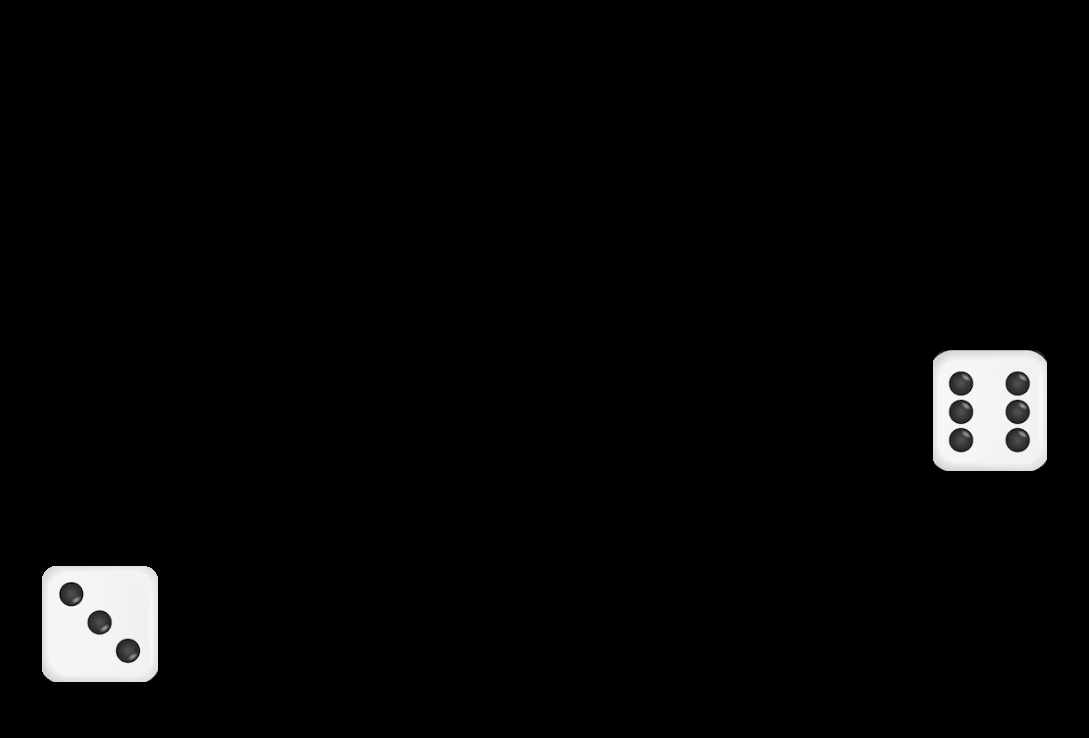
%> input picture 3- Image Segmentation and Morphology/image6.png, 1089 x 738 px
$ octave A3_2385268.m   (GNU Octave 9; MATLAB toolbox functions it lacks are replaced by stand-ins)
%> lines starting %> are read from the running program, lines starting %| are printed output that depends on the picture; in (x1, y1, x2, y2) boxes, pixels count from 0 and x2, y2 are one past the last pixel; in counts of white or black regions, pixels touching at a corner belong together; the program's own positions count from 1
inputImage = imread("image6.png");
%> inputImage is the input picture: size 738x1089x3 uint8; min 0, max 251, mean 7.1

segmentationOut = segmentation(inputImage);

calculatedNumbers = countNumber(segmentationOut);

function segmentationOut = segmentation(inputImage)
    % Grayscale conversion
    grayImage = im2gray(inputImage);
    figure

    % Displaying the grayscale version of the image
    subplot(1,2,1);
    imshow(grayImage);
    title('Grayscaled Image')

    % Grayscale to binary image
    binaryImage = im2bw(grayImage);
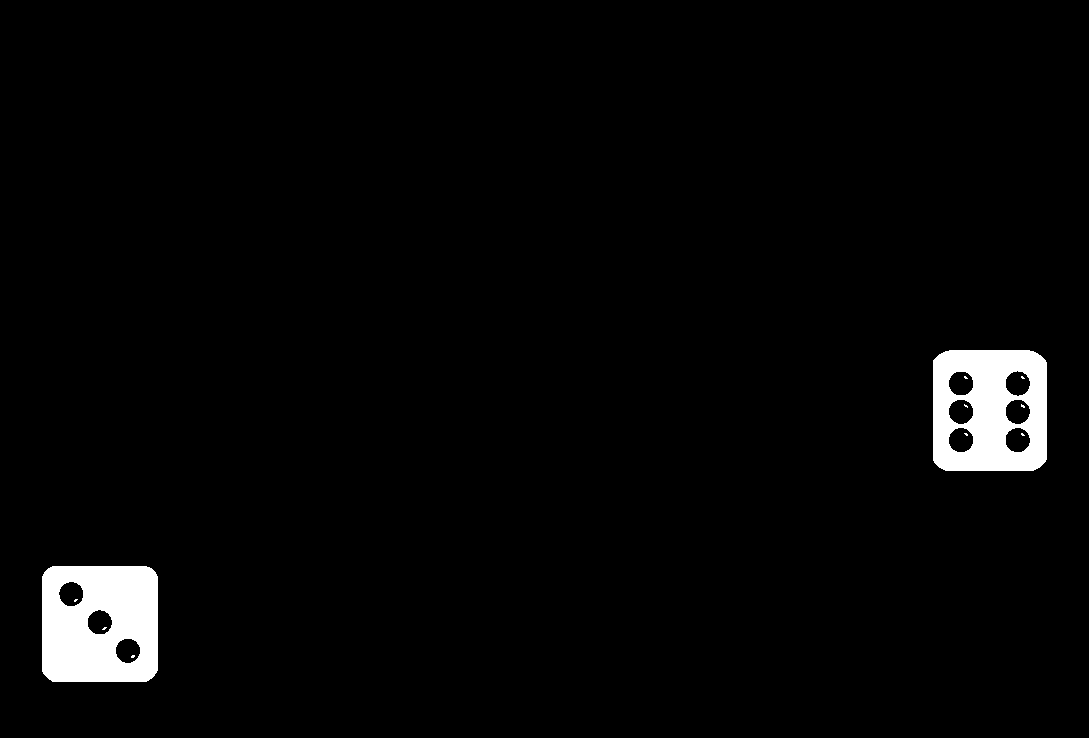
%> binaryImage: size 738x1089 logical; 2.8% white; 11 white regions (9 under 20 px)

    % Display binary image
    subplot(1,2,2);
    imshow(binaryImage);
    title('Binary Image');
    segmentationOut = binaryImage;
end

function calculatedNumbers = countNumber(segmentationOut)
    % We know that the die are squares. If we take the root of the area,
    % we get the length of one side of it. We can use this information to
    % extract the die from the segmented image.
    rp = regionprops(segmentationOut);
%> rp = 11 regions; largest, box (x1, y1, x2, y2), Area and Centroid: (42, 566, 158, 682) 11911 [100.5 624.6], (933, 350, 1047, 471) 10791 [990.5 410.8], (131, 655, 135, 658) 10 [133.5 657], (1021, 404, 1025, 408) 10 [1023.4 406.7], (102, 627, 107, 630) 9 [105 629]
    dieInfo = [rp.Area] > 5000;
%> dieInfo = [true false false false true false false false false false false]
    rp = rp(dieInfo);
%> rp = 2 regions; box (x1, y1, x2, y2), Area and Centroid: (42, 566, 158, 682) 11911 [100.5 624.6], (933, 350, 1047, 471) 10791 [990.5 410.8]

    figure
    % I assume that there will be 2 die in the image for all cases
    for k=1:2
%> this loop made 2 passes; what is shown inside it comes from the first
        diceLength = round(sqrt(rp(k).Area));
%> diceLength = 109
        xStartPos = round(rp(k).Centroid(1) - diceLength/2);
%> xStartPos = 46
        xEndPos = round(rp(k).Centroid(1) + diceLength/2);
%> xEndPos = 155
        yStartPos = round(rp(k).Centroid(2) - diceLength/2);
%> yStartPos = 570
        yEndPos = round(rp(k).Centroid(2) + diceLength/2);
%> yEndPos = 679

        dice = segmentationOut(yStartPos:yEndPos,xStartPos:xEndPos);
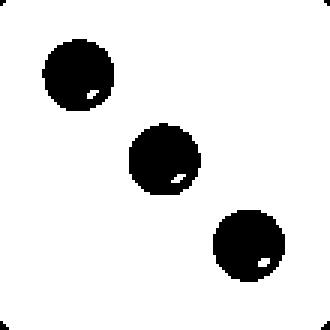
%> dice: size 110x110 logical (shown 3 times larger); 88.8% white; 7 black regions (4 under 20 px), largest, box (x1, y1, x2, y2) and area: (71, 70, 95, 94) 445, (43, 41, 67, 65) 444, (14, 13, 38, 37) 443

        %The lines below are specifically for cleaning out the dice image
        %So that only the dots on the dice are remaining.
        dice = DilateImage(dice);
        dice = ErodeImage(dice);
        dice = imcomplement(dice);
        dice = imclearborder(dice);
        calculatedNumbers(k) = numel(regionprops(dice));

        subplot(1,2,k)
        imshow(dice);
        title(calculatedNumbers(k));
    end
end

function erodedImage = ErodeImage(binaryImage)
    se = strel('disk', 5);
    erodedImage = imerode(binaryImage, se);
end

function dilatedImage = DilateImage(binaryImage)
    se = strel('disk', 5);
    dilatedImage = imdilate(binaryImage, se);
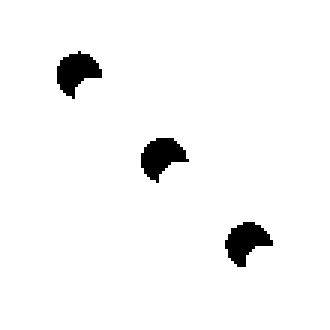
%> dilatedImage: size 110x110 logical (shown 3 times larger); 96.6% white; 3 black regions, box (x1, y1, x2, y2) and area: (47, 46, 63, 61) 139, (19, 17, 34, 33) 138, (75, 74, 91, 89) 138
%> in ErodeImage, `erodedImage = imerode(binaryImage, se);`:
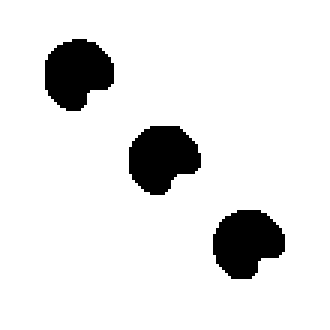
%> erodedImage: size 110x110 logical (shown 3 times larger); 90% white; 3 black regions, box (x1, y1, x2, y2) and area: (15, 13, 38, 37) 404, (71, 70, 95, 93) 404, (43, 42, 67, 65) 403
%> `calculatedNumbers = countNumber(segmentationOut);`:
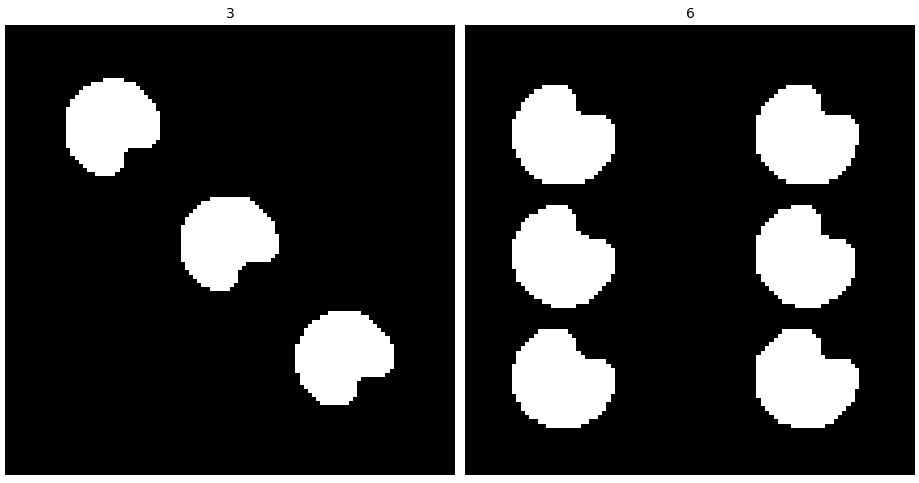
%> figure redrawn from the program's plot data, 2 panels
%> `calculatedNumbers = countNumber(segmentationOut);`: calculatedNumbers = [3 6]
end

$ run again, with 3- Image Segmentation and Morphology/image1.png copied over 3- Image Segmentation and Morphology/image6.png
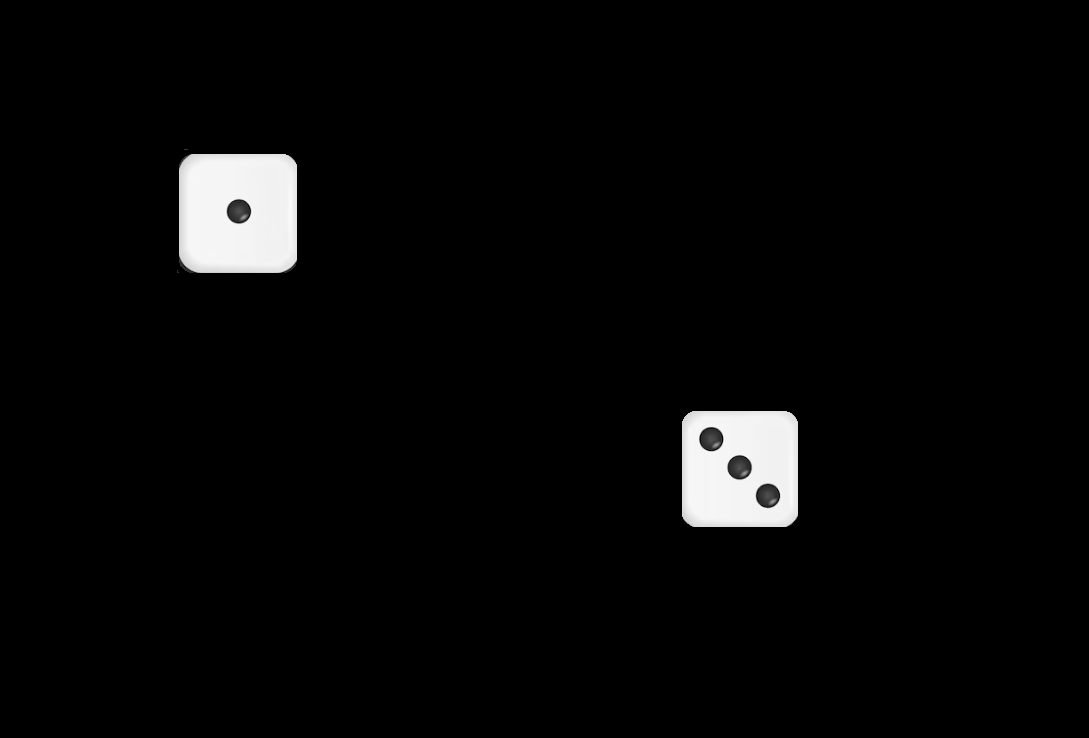
%> input picture 3- Image Segmentation and Morphology/image1.png, 1089 x 738 px
%> inputImage is the input picture: size 738x1089x3 uint8; min 0, max 252, mean 7.7
%> in segmentation, `binaryImage = im2bw(grayImage);`:
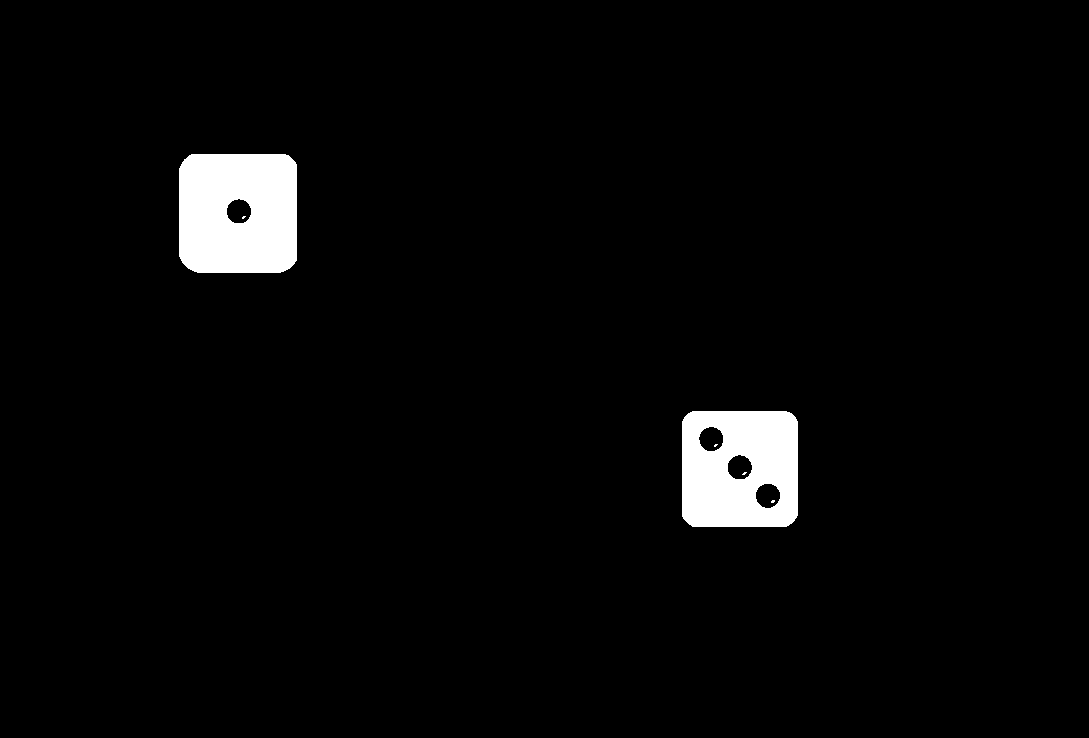
%> binaryImage: size 738x1089 logical; 3.1% white; 6 white regions (4 under 20 px)
%> in countNumber, `rp = regionprops(segmentationOut);`: rp = 6 regions; box (x1, y1, x2, y2), Area and Centroid: (179, 154, 297, 273) 13279 [238.7 213.8], (682, 411, 798, 527) 11911 [740.5 469.6], (771, 500, 775, 503) 10 [773.5 502], (742, 472, 747, 475) 9 [745 474], (242, 216, 246, 219) 8 [244.2 217.9], (714, 444, 718, 447) 8 [716.2 445.9]
%> dieInfo = [true false true false false false]
%> in countNumber, `rp = rp(dieInfo);`: rp = 2 regions; box (x1, y1, x2, y2), Area and Centroid: (179, 154, 297, 273) 13279 [238.7 213.8], (682, 411, 798, 527) 11911 [740.5 469.6]
%> diceLength = 115
%> xStartPos = 181
%> xEndPos = 296
%> yStartPos = 156
%> yEndPos = 271
%> dilatedImage: size 116x116 logical; 98.8% white; 5 black regions (4 under 20 px), largest, box (x1, y1, x2, y2) and area: (51, 49, 67, 64) 143
%> erodedImage: size 116x116 logical; 96% white; 5 black regions, box (x1, y1, x2, y2) and area: (47, 45, 71, 68) 411, (0, 108, 8, 116) 49, (0, 0, 6, 6) 30, (110, 110, 116, 116) 30, (111, 0, 116, 5) 22
%> `calculatedNumbers = countNumber(segmentationOut);`:
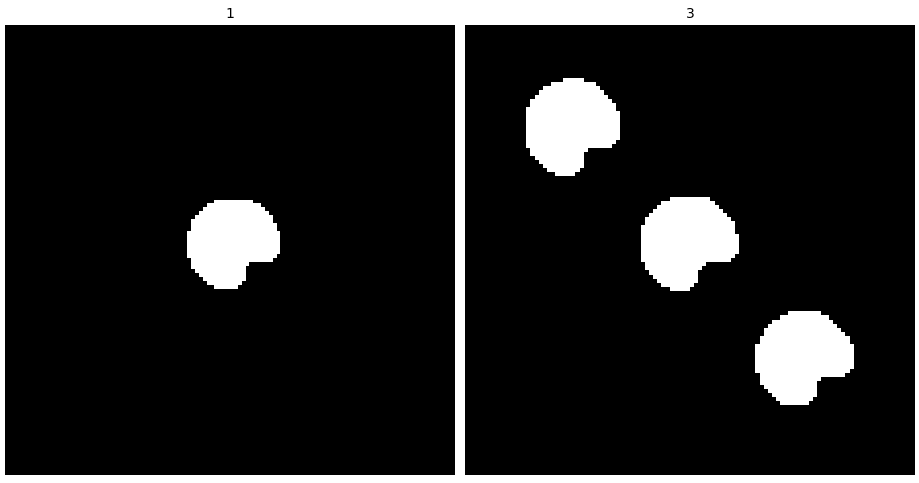
%> figure redrawn from the program's plot data, 2 panels
%> calculatedNumbers = [1 3]

$ run again, with 3- Image Segmentation and Morphology/image2.png copied over 3- Image Segmentation and Morphology/image6.png
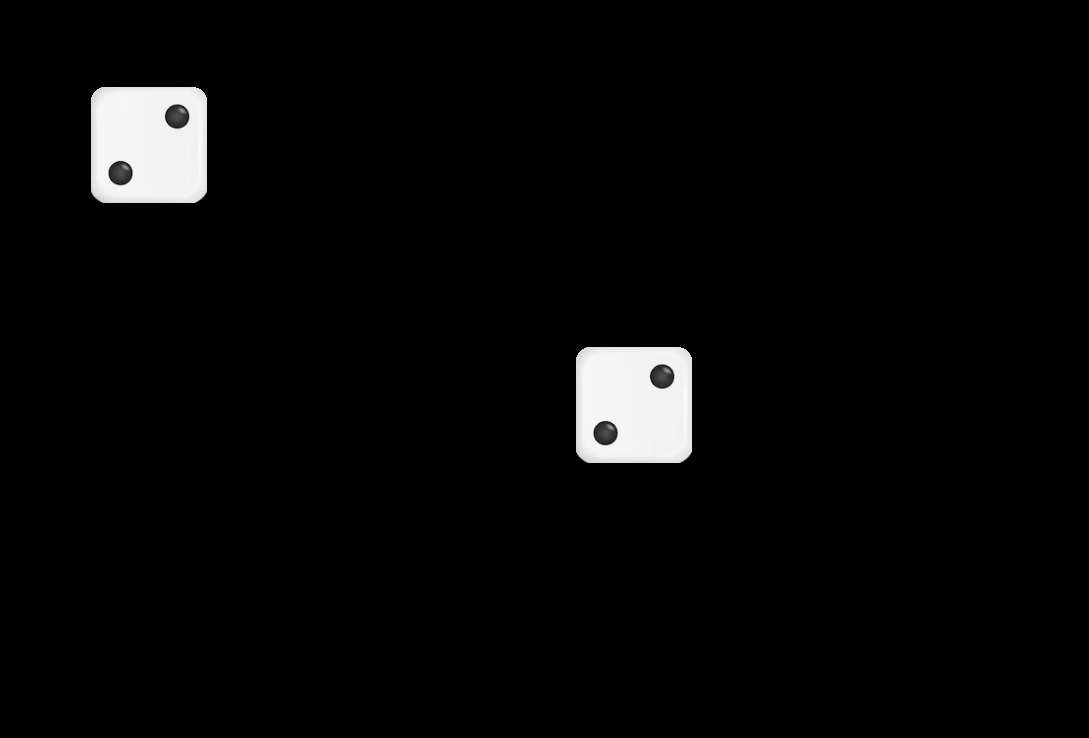
%> input picture 3- Image Segmentation and Morphology/image2.png, 1089 x 738 px
%> inputImage is the input picture: size 738x1089x3 uint8; min 0, max 250, mean 7.5
%> in segmentation, `binaryImage = im2bw(grayImage);`:
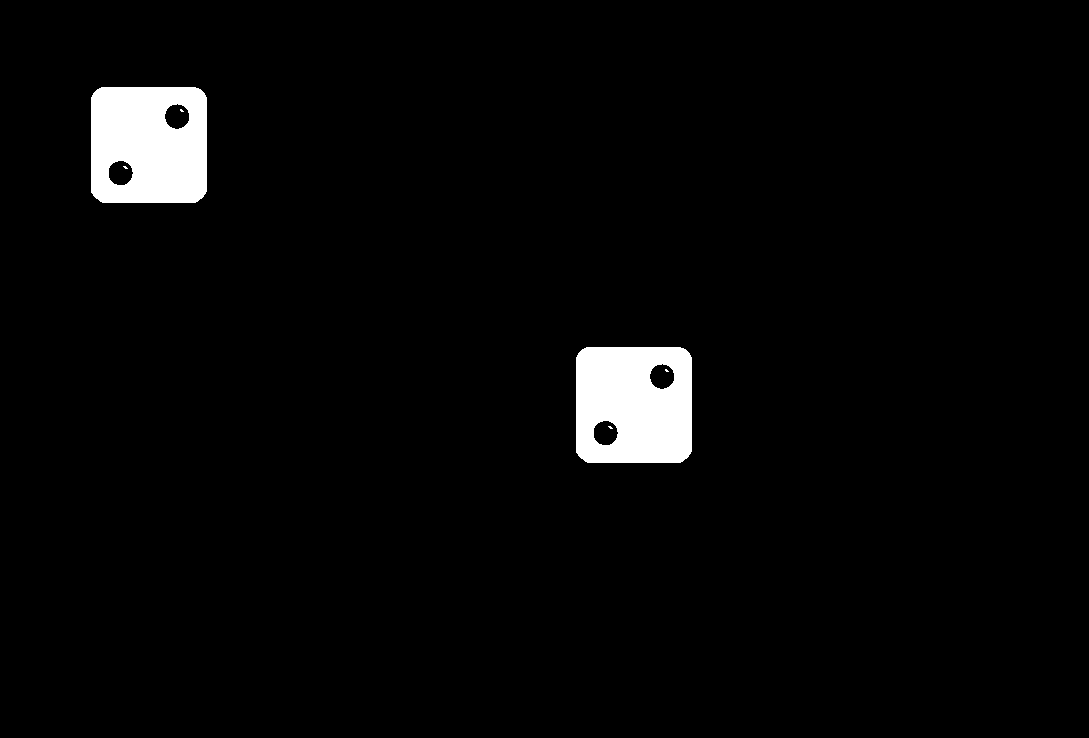
%> binaryImage: size 738x1089 logical; 3.1% white; 6 white regions (4 under 20 px)
%> in countNumber, `rp = regionprops(segmentationOut);`: rp = 6 regions; box (x1, y1, x2, y2), Area and Centroid: (91, 87, 207, 203) 12351 [149.5 145.4], (576, 347, 692, 463) 12351 [634.5 405.4], (123, 166, 128, 169) 9 [126 168], (608, 426, 613, 429) 9 [611 428], (180, 109, 184, 112) 8 [182.2 111.1], (665, 369, 669, 372) 8 [667.2 371.1]
%> dieInfo = [true false false true false false]
%> in countNumber, `rp = rp(dieInfo);`: rp = 2 regions; box (x1, y1, x2, y2), Area and Centroid: (91, 87, 207, 203) 12351 [149.5 145.4], (576, 347, 692, 463) 12351 [634.5 405.4]
%> diceLength = 111
%> xStartPos = 94
%> xEndPos = 205
%> yStartPos = 90
%> yEndPos = 201
%> dilatedImage: size 112x112 logical; 97.8% white; 2 black regions, box (x1, y1, x2, y2) and area: (76, 20, 92, 35) 141, (20, 77, 35, 92) 139
%> in ErodeImage, `erodedImage = imerode(binaryImage, se);`:
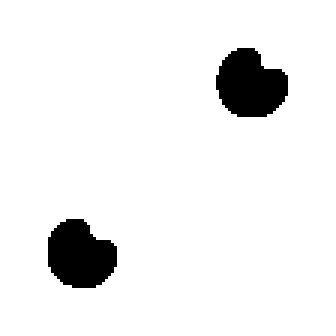
%> erodedImage: size 112x112 logical (shown 3 times larger); 93.6% white; 2 black regions, box (x1, y1, x2, y2) and area: (72, 16, 96, 39) 409, (16, 73, 39, 96) 399
%> calculatedNumbers = [2 2]
